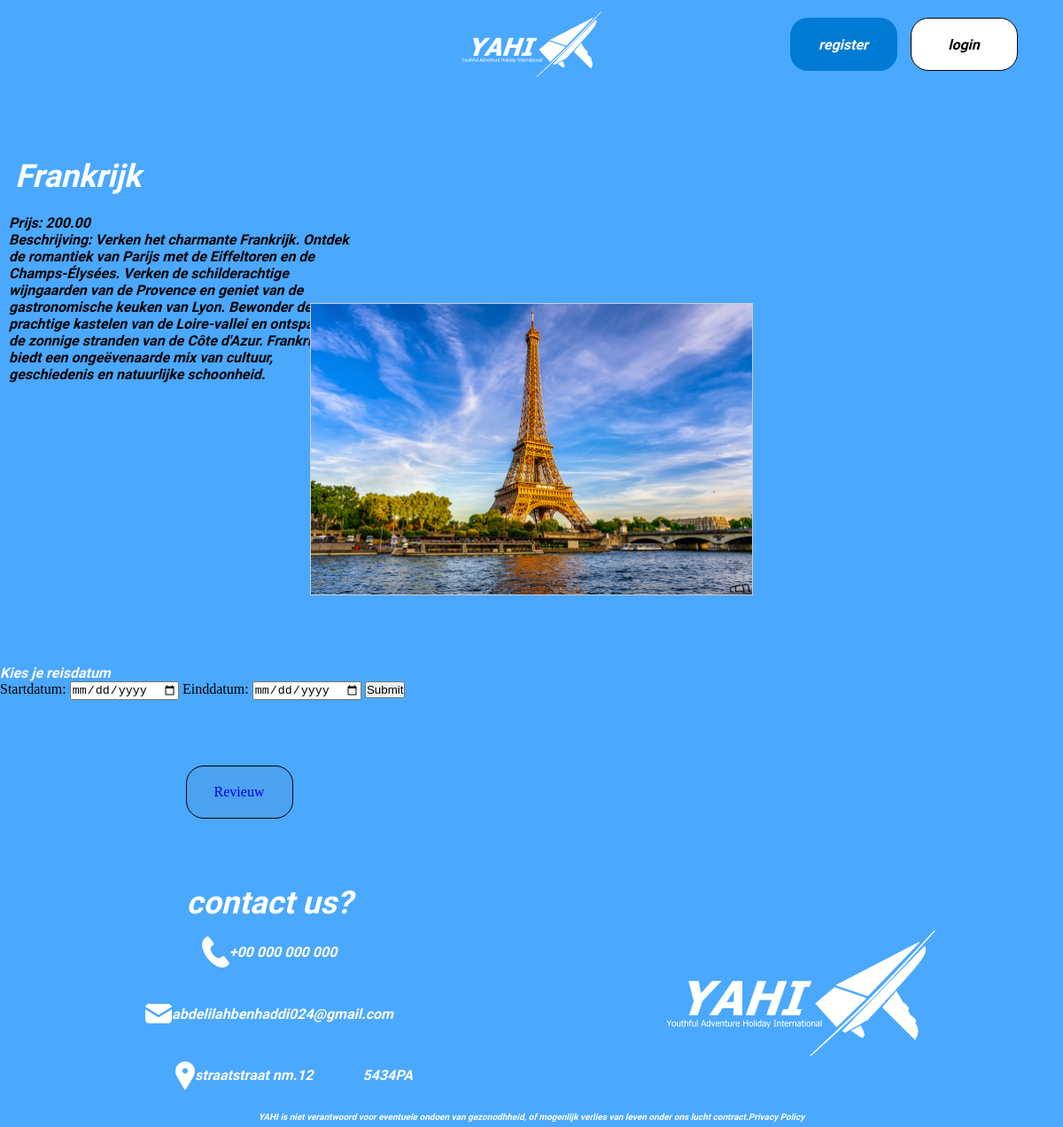
Page /docker/html/pages/landen/Frankrijk.php on the committed database.
### tables this page shows
CREATE TABLE `reizen` (
  `id` int(11) NOT NULL,
  `naam` varchar(100) NOT NULL,
  `beschrijving` text NOT NULL,
  `prijs` decimal(10,2) NOT NULL,
  `bestemmingen_id` int(11) NOT NULL,
  `file` varchar(50) NOT NULL
);

### docker/html/pages/landen/Frankrijk.php (the view, shortened to what this page needs)
<!DOCTYPE html>
<html lang="en">
<head>
    <link rel="stylesheet" href="../../css/maincss.css">
</head>
<body>
    <?php
        include '../../includes/header.php';
        include "../conn.php";
        $specific_naam = 'Frankrijk';
        $stmt = $connection->prepare("SELECT id, naam, prijs, beschrijving, file FROM reizen WHERE naam = :naam");
        $stmt->bindParam(':naam', $specific_naam);
        $stmt->execute();
        echo '<div class="singleReis">';
        echo '<section class="productenRow">';
        while ($row = $stmt->fetch(PDO::FETCH_ASSOC)) {
            echo '<div class="singleReis">';
            echo '<div class="singleTitle">';
            echo '<h6>' . htmlspecialchars($row['naam']) . '</h6>';
            echo '</div>';
            echo '<div class="singleText">';
            echo '<h4>Prijs: ' . htmlspecialchars($row['prijs']) . '</h4>';
            echo '<h4>Beschrijving: ' . htmlspecialchars($row['beschrijving']) . '</h4>';
            echo '</div>';
            echo '<div class="singleConImgFlorida">';
            echo '<div class="singleImgFlorida">';
            echo '<img src="../uploads/' . htmlspecialchars($row['file']) . '" alt="' . htmlspecialchars($row['naam']) . '">';
            echo '</div>';
            echo '</div>';
            echo '</div>';
        }
        echo '</section>';
        echo '</div>';
    ?>
    <h1>Kies je reisdatum</h1>
    <form method="POST" action="../submit_booking.php">
        <label for="startdatum">Startdatum:</label>
        <input type="date" id="startdatum" name="startdatum" required>
        <label for="einddatum">Einddatum:</label>
        <input type="date" id="einddatum" name="einddatum" required>
        <button type="submit">Submit</button>
    </form>
</body>
<div class="revieuw-container">
<div class="revieuw-button">
 <a href="http://localhost:8000/pages/recensiescopy.php">Revieuw</a>
    </div>
    </div>
</html>
<?php
    include '../../includes/footer.php';
?>

### docker/html/css/maincss.css (style rules this page uses)
* { margin: 0; padding: 0; box-sizing: border-box; }
body { background-color: #4AA8FF; }
h1 { font-family: "Kanit", sans-serif; font-size: 16px; font-weight: 700; font-style: italic; color: white; }
a { text-decoration: none ; }
h4 { font-family: "Kanit", sans-serif; font-style: italic; font-size: 16px; }
h6 { font-family: "Kanit", sans-serif; font-size: 36px; font-style: italic; display: flex; justify-content: center; align-items: center; color: #ffffff; }
.productenRow { width: 100%; height: 100%; display: flex; flex-wrap: wrap; justify-content: space-between; font-family: 'Lato', sans-serif; }
.singleReis { height: 650px; width: 100%; display: flex; flex-direction: column; justify-content: center; }
.singleTitle { height: 64px; width: 176px; }
.singleText { height: 100px; width: 390px; margin-left: 10px; }
.singleConImgFlorida { width: 100%; max-width: 500px; height: auto; margin: 0 auto; border: 1px solid #ccc; overflow: hidden; }
.singleImgFlorida { width: 100%; height: auto; }
.singleImgFlorida img { width: 100%; height: auto; display: block; object-fit: cover; }
.revieuw-button { width: 121px; height: 60px; background-color: #4ba2ee; display: flex; justify-content: center; align-items: center; border-radius: 20px; border: 1px solid black; }
.revieuw-container { height: 26vh; width: 45%; display: flex; justify-content: center; align-content: center; align-items: center; }

### rows in the picture
reizen: naam "Frankrijk", prijs "200.00", beschrijving "Verken het charmante Frankrijk. Ontdek de romantiek van Parijs met de Eiffeltoren en de Champs-Élysées. Verken de schilderachtige wijngaarden van de Provence en geniet van de gastronomische keuken van Lyon. Bewonder de prachtige kastelen van de Loire-vallei en ontspan aan de zonnige stranden van de Côte d'Azur. Frankrijk biedt een ongeëvenaarde mix van cultuur, geschiedenis en natuurlijke schoonheid.", file (picture)
